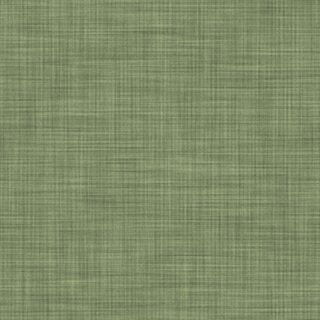
#> input picture assets/linen-sage.jpg, 320 x 320 px, found by its file name
$ python make-backdrop.py
#> lines starting #> are read from the running program, lines starting #| are printed output that depends on the picture
"""Backdrop for the share image (1200 x 630, drawn at 2x), in the site's painted style: ivory linen,
a soft watercolour wash, botanical florals from the site, and the couple from the watercolour sketch
(sketch.png + sketch-mask.png from lift.swift) with soft painted edges that fade into the paper at the
bottom, as if painted straight onto the card. Writes tools/og/backdrop.png."""
import numpy as np
from PIL import Image, ImageFilter
from scipy import ndimage as nd

S = 2
W, H = 1200 * S, 630 * S
rng = np.random.default_rng(11)
yy, xx = np.mgrid[0:H, 0:W].astype(float)

def noise(scale, seed):
    g = np.random.default_rng(seed).standard_normal((H // scale + 3, W // scale + 3))
    return nd.zoom(g, scale, order=3)[:H, :W]

# ivory linen, as on the site
lin = Image.open("assets/linen-sage.jpg").convert("L")
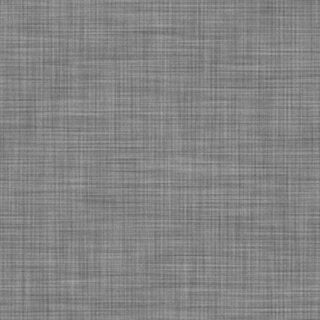
#> lin: PIL image 320x320 L; min 97, max 169, mean 131.8
lin = lin.resize((lin.width * S // 2, lin.height * S // 2))
tile = Image.new("L", (W, H))
#> tile: PIL image 2400x1260 L; every value is 0
for y in range(0, H, lin.height):
    for x in range(0, W, lin.width):
        tile.paste(lin, (x, y))
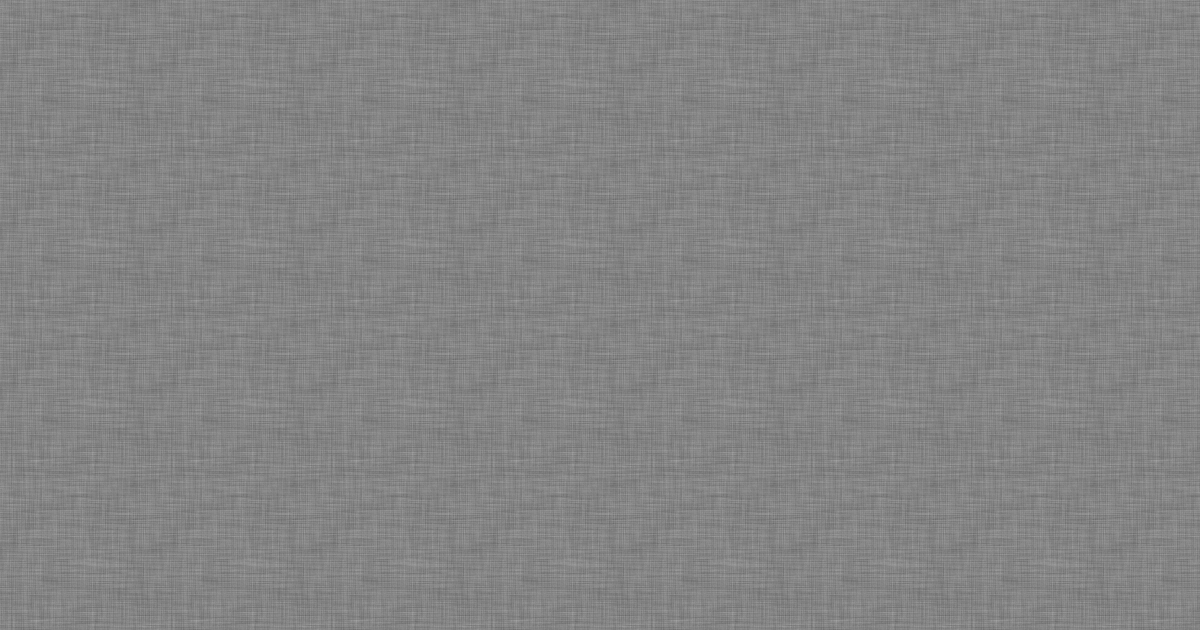
#> tile: PIL image 2400x1260 L (shown at 1/2 size); min 97, max 169, mean 131.8
t = nd.gaussian_filter(np.asarray(tile).astype(float), 1.0 * S)
t = (t - t.mean()) / max(t.std(), 1e-6)
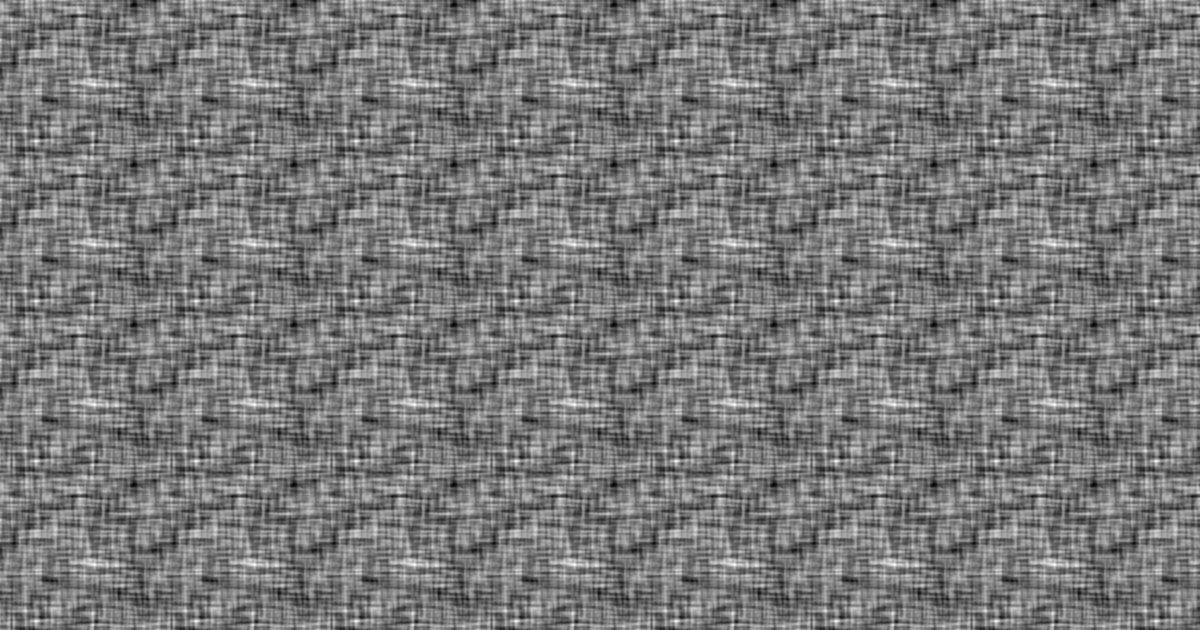
#> t: shape (1260, 2400) float64 (shown at 1/2 size); min -3.78, max 4.2, mean -2.91e-14; drawn with min black and max white
ivory = np.array([247, 242, 232.]) / 255
img = ivory[None, None, :] * (1 + 0.022 * t[..., None])
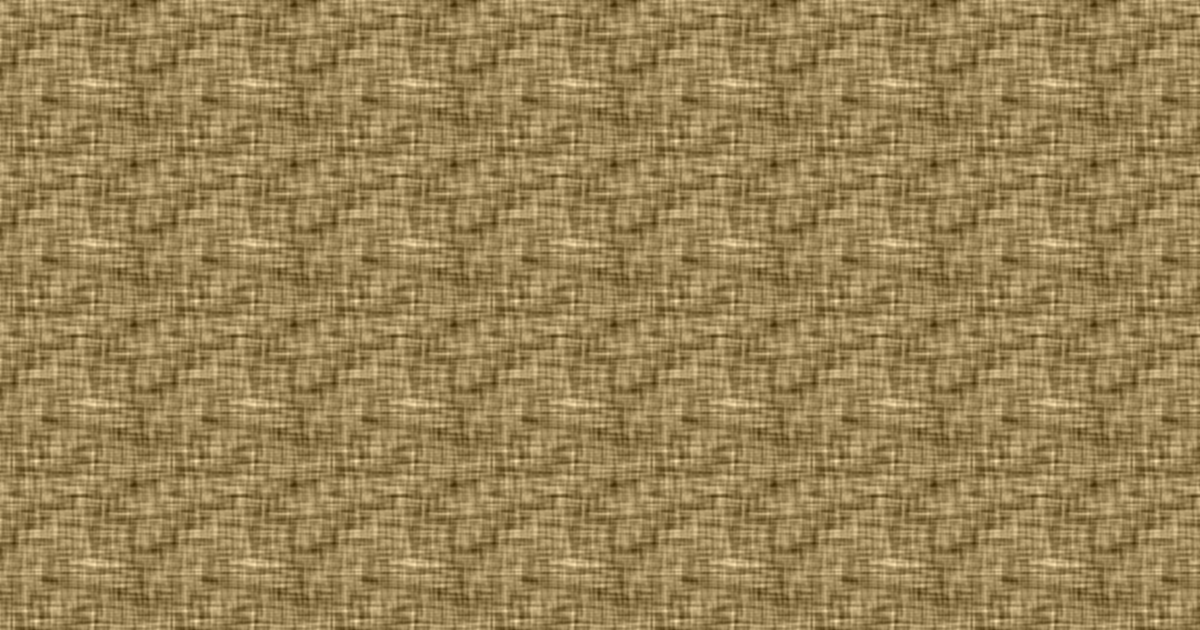
#> img: shape (1260, 2400, 3) float64 (shown at 1/2 size); mean of channels 0, 1, 2 0.969, 0.949, 0.91; drawn with min black and max white
img *= 1 - 0.10 * (((xx / W - .5) ** 2) * 1.2 + ((yy / H - .5) ** 2) * 1.4)[..., None]
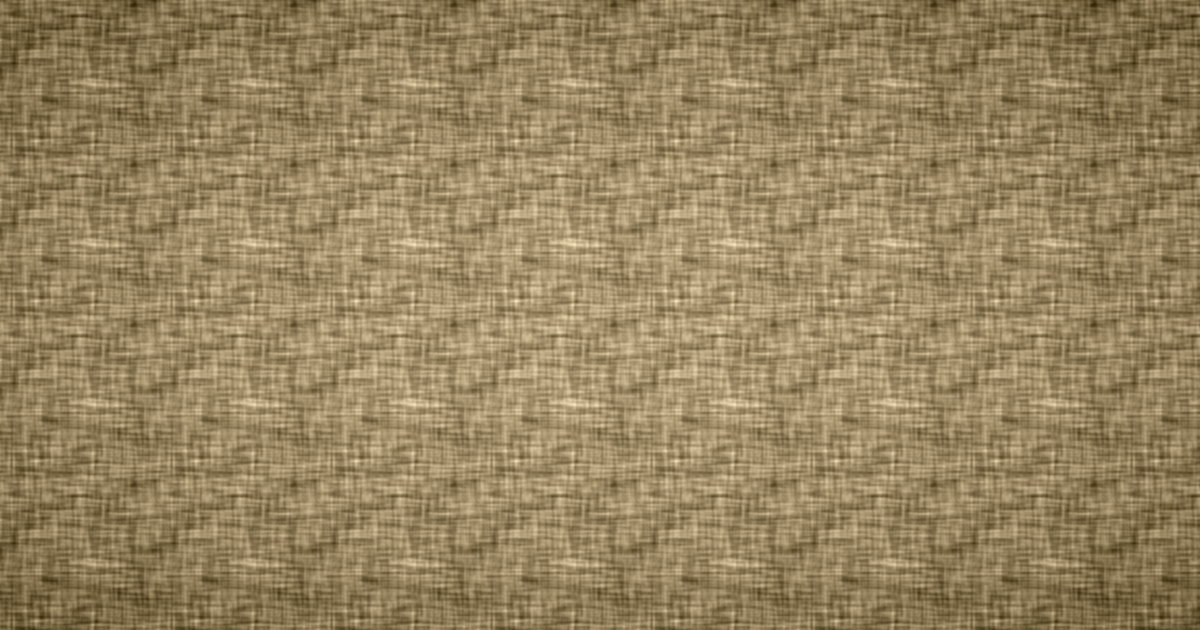
#> img: shape (1260, 2400, 3) float64 (shown at 1/2 size); mean of channels 0, 1, 2 0.948, 0.928, 0.89; drawn with min black and max white

# a soft watercolour wash behind the couple: sage with a blush edge, uneven like pigment on paper
cx, cy = 0.73 * W, 0.50 * H
d = np.sqrt(((xx - cx) / (0.27 * W)) ** 2 + ((yy - cy) / (0.50 * H)) ** 2) + 0.18 * noise(70, 1) + 0.06 * noise(14, 2)
wash = np.clip(1 - d, 0, 1) ** 0.8
edge = np.exp(-((d - 0.92) / 0.06) ** 2) * (d < 1.2)          # pigment pools at the rim
sage = np.array([168, 182, 146.]) / 255
blush = np.array([214, 168, 172.]) / 255
a = (wash * 0.30 + edge * 0.10)[..., None]
tint = sage * (1 - 0.25 * np.clip(noise(90, 3), 0, 1)[..., None]) + (blush - sage) * np.clip(noise(120, 4) * .6, 0, 1)[..., None]
img = img * (1 - a) + img * tint * a / np.maximum(ivory, 1e-3) * 0.98       # multiply-like, keeps the paper texture
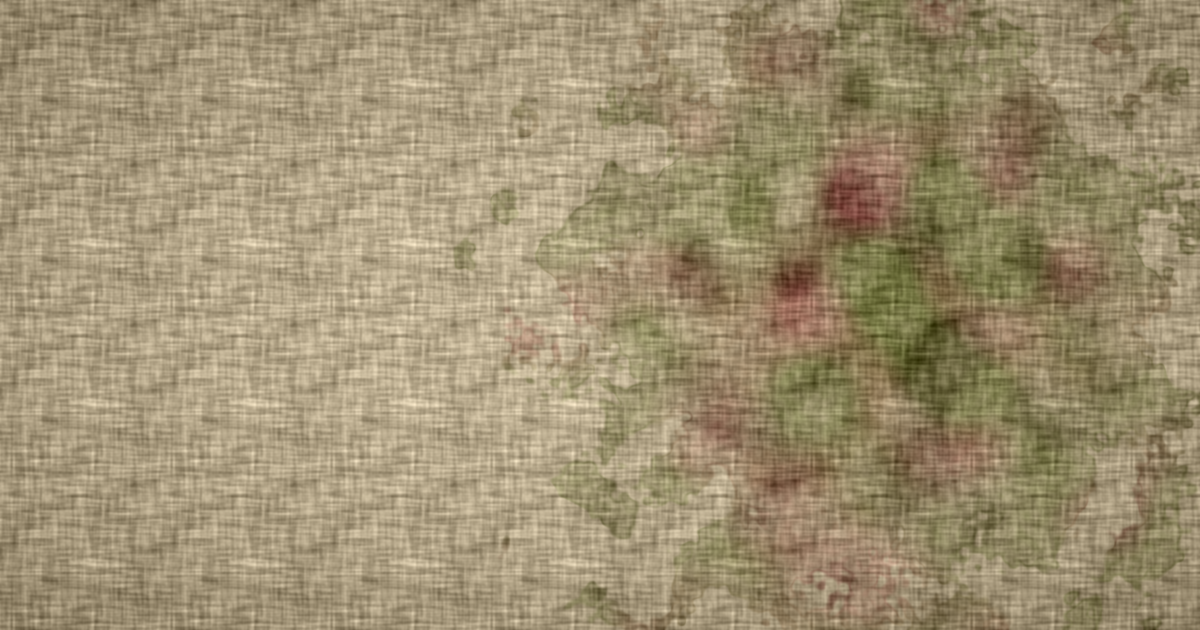
#> img: shape (1260, 2400, 3) float64 (shown at 1/2 size); mean of channels 0, 1, 2 0.928, 0.909, 0.868; drawn with min black and max white
canvas = Image.fromarray((np.clip(img, 0, 1) * 255).astype(np.uint8)).convert("RGBA")
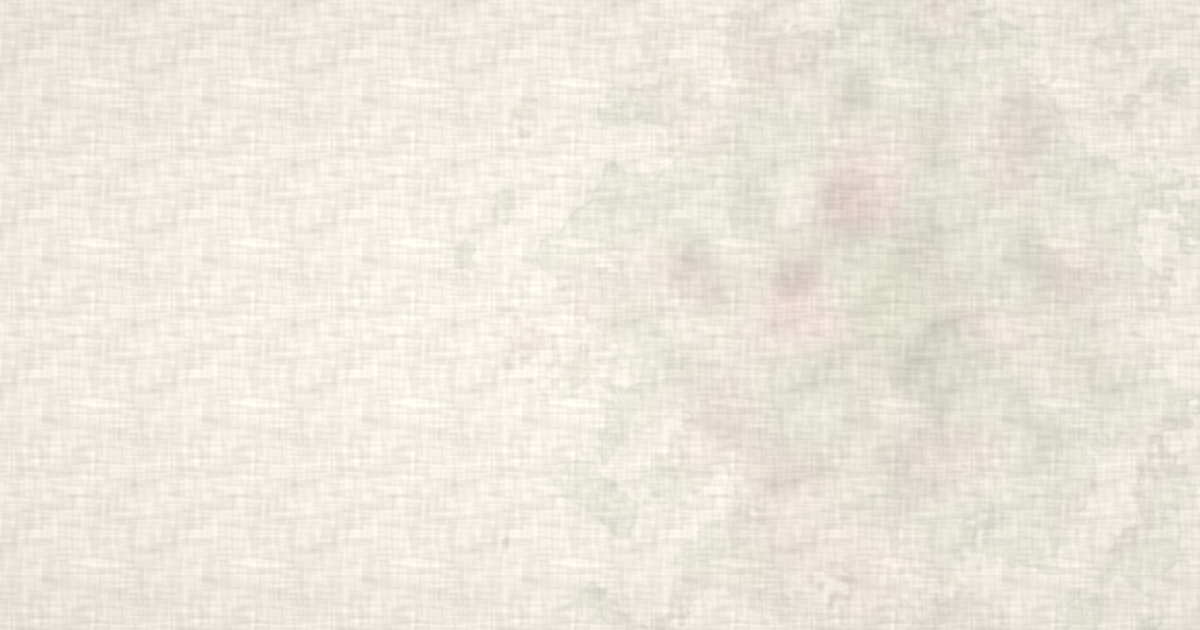
#> canvas: PIL image 2400x1260 RGBA (shown at 1/2 size); mean R, G, B, A 236.2, 231.3, 220.9, 255

def flower(name, width, angle, xy, flip=False, alpha=1.0):
#> (the run stopped early here; a loop or call above may not have finished)
